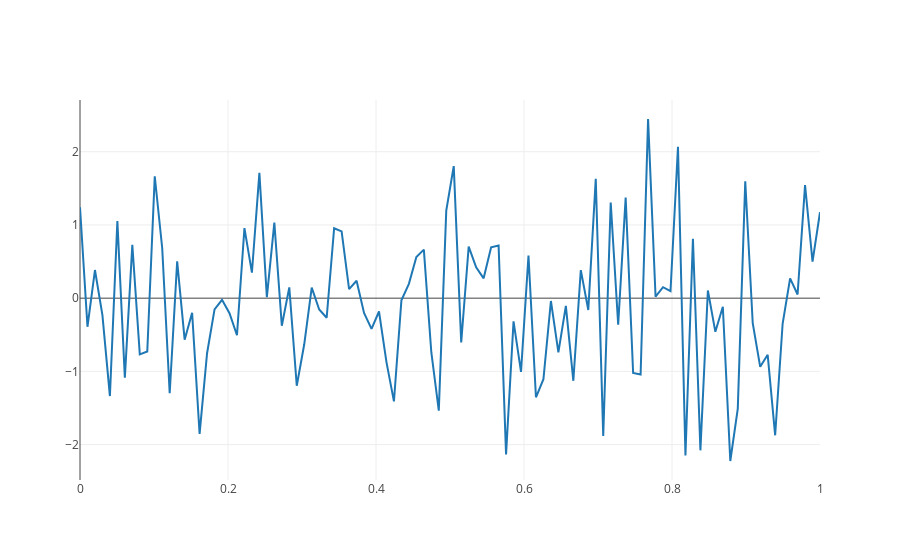

Notebook source saved alongside this figure:
### Code cell
import plotly.offline as py
from plotly.offline import init_notebook_mode, iplot
import plotly.graph_objs as go
import numpy as np

init_notebook_mode(connected=True)

N = 100
random_x = np.linspace(0,1,N)
random_y = np.random.randn(N)

# Create a trace
trace = go.Scatter(
    x = random_x,
    y = random_y
)

data = [trace]

# Plot and embed in ipython notebook!
py.iplot(data, filename='basic-scatter')
